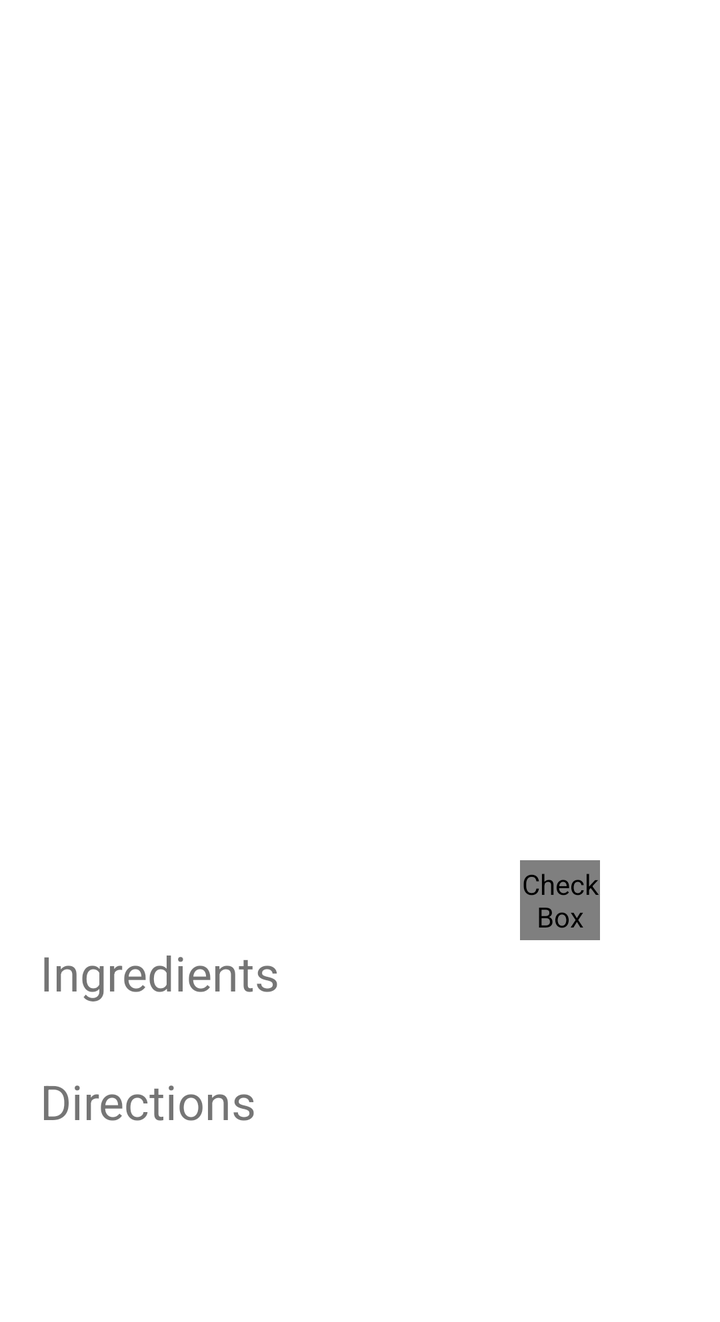
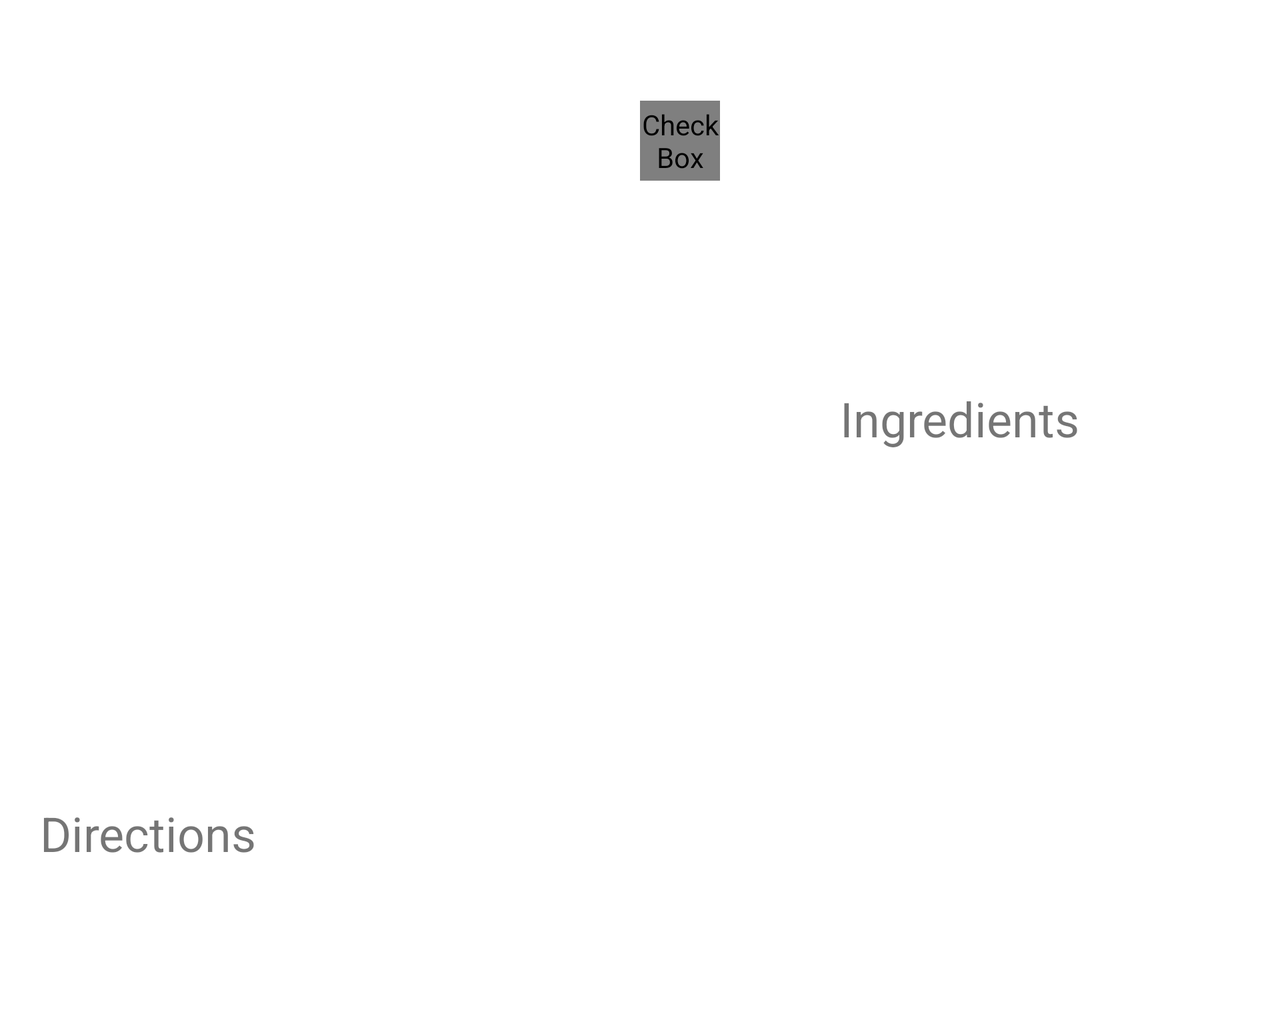

One screen, two layout resources from the same app: the default and the repository's alternative for another configuration. Each is rendered where Android would select it; the XML of both is given below.
<!-- AndroidManifest.xml: application theme Theme.CocktailCreations -->
<!-- res/layout/fragment_recipe_card.xml -->
<?xml version="1.0" encoding="utf-8"?>
<ScrollView
    xmlns:android="http://schemas.android.com/apk/res/android"
    xmlns:tools="http://schemas.android.com/tools"
    xmlns:app="http://schemas.android.com/apk/res-auto"
    android:layout_width="match_parent"
    android:layout_height="wrap_content"
    tools:context=".RecipeCardFragment"
    android:background="@color/white"
    android:fillViewport="true"
    android:paddingBottom="60dp">
    <LinearLayout
        android:layout_width="match_parent"
        android:layout_height="wrap_content"
        android:orientation="vertical">
        <TextView
            android:id="@+id/recipeCardName"
            android:layout_width="300dp"
            android:layout_height="wrap_content"
            android:textSize="30sp"
            android:layout_margin="10dp"/>
        <ImageView
            android:id="@+id/recipeCardImg"
            android:layout_width="300dp"
            android:layout_height="350dp"
            android:layout_gravity="center"
            android:layout_marginTop="20dp"/>
        <CheckBox
            android:id="@+id/recipeHeartBtn"
            android:layout_width="40dp"
            android:layout_height="40dp"
            android:layout_gravity="end"
            android:layout_marginEnd="60dp"
            android:button="@drawable/selector_favorites_item"
            app:useMaterialThemeColors="false" />
        <LinearLayout
            android:layout_width="match_parent"
            android:layout_height="wrap_content"
            android:orientation="vertical"
            android:layout_marginStart="20dp"
            android:layout_marginEnd="20dp"
            android:layout_marginBottom="10dp">
            <TextView
                android:layout_width="match_parent"
                android:layout_height="wrap_content"
                android:text="@string/ingredients"
                android:textSize="24sp"/>
            <TextView
                android:id="@+id/recipeList"
                android:layout_width="match_parent"
                android:layout_height="wrap_content"
                android:textSize="20sp"
                android:layout_marginTop="5dp"/>
            <TextView
                android:layout_width="match_parent"
                android:layout_height="wrap_content"
                android:text="@string/directions"
                android:textSize="24sp"/>
            <TextView
                android:id="@+id/directions_text"
                android:layout_width="match_parent"
                android:layout_height="wrap_content"
                android:textSize="18sp"/>
            </LinearLayout>
    </LinearLayout>
</ScrollView>
<!-- resources referenced by this layout -->
<resources>
  <color name="white">#FFFFFFFF</color>
  <!-- drawable selector_favorites_item (drawable) -->
  <?xml version="1.0" encoding="utf-8"?>
  <selector xmlns:android="http://schemas.android.com/apk/res/android">
  
      <item
          android:drawable="@drawable/ic_heart_outlined"
          android:state_checked="false"
          />
      <item
          android:drawable="@drawable/ic_heart_filled"
          android:state_checked="true"
          />
      <item
          android:drawable="@drawable/ic_heart_outlined"
          />
  
  </selector>
  <string name="directions">Directions</string>
  <string name="ingredients">Ingredients</string>
  <style name="Theme.CocktailCreations" parent="Theme.MaterialComponents.DayNight.DarkActionBar">
          
          <item name="colorPrimary">@color/purple_500</item>
          <item name="colorPrimaryVariant">@color/purple_700</item>
          <item name="colorOnPrimary">@color/white</item>
          
          <item name="colorSecondary">@color/teal_200</item>
          <item name="colorSecondaryVariant">@color/teal_700</item>
          <item name="colorOnSecondary">@color/black</item>
          
          <item name="android:statusBarColor" tools:targetApi="l">?attr/colorPrimaryVariant</item>
          
      </style>
  <!-- drawable ic_heart_outlined (drawable) -->
  <vector xmlns:android="http://schemas.android.com/apk/res/android"
      android:width="24dp"
      android:height="24dp"
      android:viewportWidth="24"
      android:viewportHeight="24"
      >
    <path
        android:fillColor="#727272"
        android:pathData="M16.5,3c-1.74,0 -3.41,0.81 -4.5,2.09C10.91,3.81 9.24,3 7.5,3 4.42,3 2,5.42 2,8.5c0,3.78 3.4,6.86 8.55,11.54L12,21.35l1.45,-1.32C18.6,15.36 22,12.28 22,8.5 22,5.42 19.58,3 16.5,3zM12.1,18.55l-0.1,0.1 -0.1,-0.1C7.14,14.24 4,11.39 4,8.5 4,6.5 5.5,5 7.5,5c1.54,0 3.04,0.99 3.57,2.36h1.87C13.46,5.99 14.96,5 16.5,5c2,0 3.5,1.5 3.5,3.5 0,2.89 -3.14,5.74 -7.9,10.05z"/>
  </vector>
  <color name="purple_500">#FF6200EE</color>
  <color name="purple_700">#FF3700B3</color>
  <color name="teal_200">#FF03DAC5</color>
  <color name="teal_700">#FF018786</color>
  <color name="black">#FF000000</color>
</resources>
<!-- res/layout-land/fragment_recipe_card.xml (the repository's variant of the layout above) -->
<!-- drawn on the phone turned sideways -->
<?xml version="1.0" encoding="utf-8"?>
<ScrollView xmlns:android="http://schemas.android.com/apk/res/android"
    xmlns:tools="http://schemas.android.com/tools"
    android:layout_width="match_parent"
    android:layout_height="wrap_content"
    tools:context=".RecipeCardFragment"
    android:background="@color/white"
    android:fillViewport="true"
    android:paddingBottom="60dp"
    xmlns:app="http://schemas.android.com/apk/res-auto">
    <LinearLayout
        android:layout_width="match_parent"
        android:layout_height="wrap_content"
        android:orientation="vertical"
        android:layout_marginStart="20dp">
        <TextView
            android:id="@+id/recipeCardName"
            android:layout_width="match_parent"
            android:layout_height="wrap_content"
            android:textSize="30sp"
            android:layout_marginTop="10dp"/>
        <LinearLayout
            android:layout_width="match_parent"
            android:layout_height="match_parent"
            android:orientation="horizontal">
            <ImageView
                android:id="@+id/recipeCardImg"
                android:layout_width="300dp"
                android:layout_height="350dp"/>
            <CheckBox
                android:id="@+id/recipeHeartBtn"
                android:layout_width="40dp"
                android:layout_height="40dp"
                android:layout_gravity="end"
                android:layout_marginEnd="60dp"
                android:button="@drawable/selector_favorites_item"
                app:useMaterialThemeColors="false" />
            <LinearLayout
                android:layout_width="match_parent"
                android:layout_height="wrap_content"
                android:orientation="vertical"
                android:layout_gravity="center_vertical">
                <TextView
                    android:layout_width="match_parent"
                    android:layout_height="wrap_content"
                    android:text="@string/ingredients"
                    android:textSize="24sp"
                    android:layout_marginBottom="5dp"/>
                <TextView
                    android:id="@+id/recipeList"
                    android:layout_width="match_parent"
                    android:layout_height="wrap_content"
                    android:textSize="20sp"/>
            </LinearLayout>
        </LinearLayout>
        <TextView
            android:layout_width="match_parent"
            android:layout_height="wrap_content"
            android:text="@string/directions"
            android:textSize="24sp"/>
        <TextView
            android:id="@+id/directions_text"
            android:layout_width="match_parent"
            android:layout_height="wrap_content"
            android:textSize="18sp"/>
    </LinearLayout>
</ScrollView>
